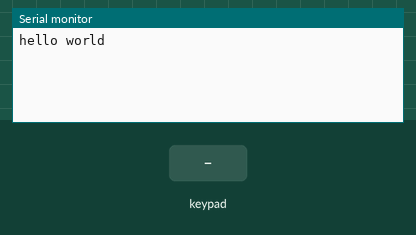
Recording of a sketch running on a simulated Arduino Uno, built with avr-gcc and run on an emulated ATmega328P. On the bench: the last lines printed to the serial monitor. Inputs (shaded band) come from the test bench.

Above: at 1.2 s.
1.3 s: key '1' pressed
At 1.7 s:
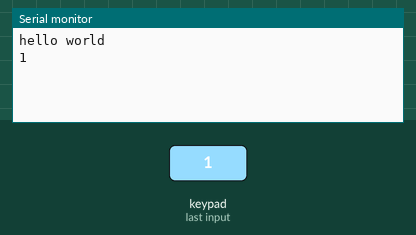
2.8 s: keypad keys 5 6 7 8 9 1 0 A pressed 0.4 s apart
At 6.2 s:
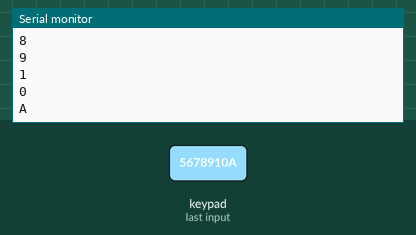
7.5 s: key 'B' pressed
At 7.8 s:
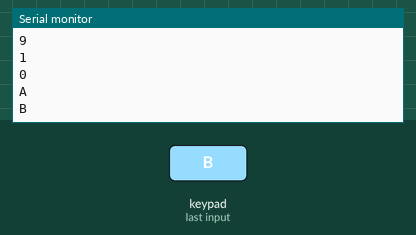
9.0 s: keypad keys 5 6 7 8 9 1 0 D pressed 0.4 s apart
At 12.2 s:
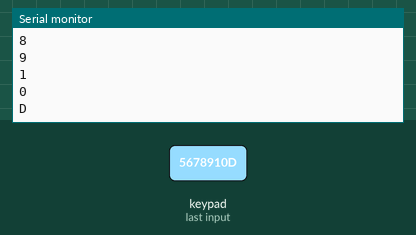
13.7 s: key 'C' pressed
At 14.9 s:
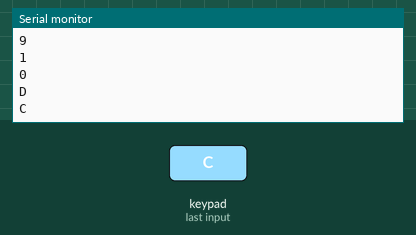
15.2 s: key 'E' pressed
At 15.9 s:
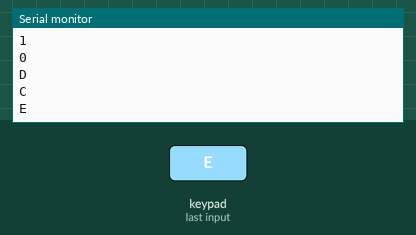
Timing chart, 0 to 17.7 s (numbered marks = the images above; inputs shaded):
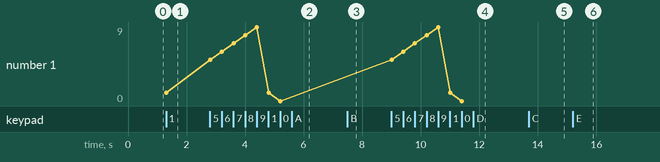

The sketch:

keypad-test.ino
```cpp
#include <Keypad.h>

const byte ROWS = 6; //four rows
const byte COLS = 7; //three columns
char keys[ROWS][COLS] = {
  {'1','2','3','4','5','6','7'},
  {'8','9','0','A','B','C','D'},
  {'E','F','G','H','I','J','K'},
  {'L','M','N','O','P','Q','R'},
  {'S','T','U','V','W','X','Y'},
  {'Z','+','-','*','/','=','.'},
};
byte rowPins[ROWS] = {5, 6, 7, 8, 9, 10}; //connect to the row pinouts of the keypad
byte colPins[COLS] = {11, 12, 13, A2, A3, A4, A5}; //connect to the column pinouts of the keypad


Keypad keypad = Keypad( makeKeymap(keys), rowPins, colPins, ROWS, COLS );


#include <IRremote.h>
IRsend irsend;

void setup(){
  Serial.begin(115200);
  Serial.println("hello world");
}

void loop(){
  char key = keypad.getKey();

  if (key != NO_KEY){
    Serial.println(key);
  }
  if (key == 'Z') {
    irsend.sendPanasonic(0x55A, 0xF148688B); // This should turn your TV on and off
    Serial.println("aaaaaaaa");
  }
}
```

Measured:
- after the input at 1.3 s, the serial monitor: prints a new line at once (image 1)
- after the input at 2.8 s, the serial monitor: prints a new line at once (image 2)
- after the input at 7.5 s, the serial monitor: prints a new line at once (image 3)
- after the input at 9.0 s, the serial monitor: prints a new line at once (image 4)
- after the input at 13.7 s, the serial monitor: prints a new line at once (image 5)
- after the input at 15.2 s, the serial monitor: prints a new line at once (image 6)
- plotted number 1: 1 → 0 after the input at 2.8 s
